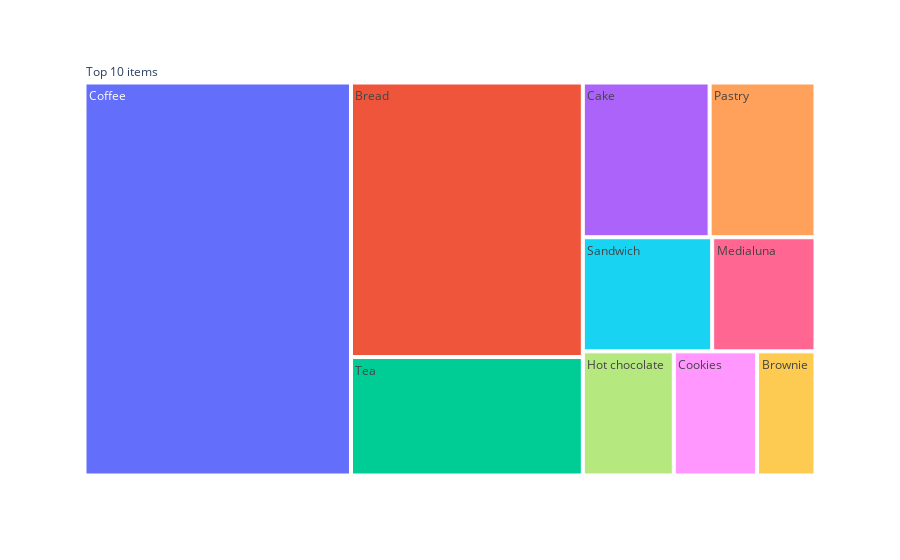

The notebook cell saved with this chart:
### Code cell
df_table["all"] = "Top 10 items" 
# creating tree map using plotly
fig = px.treemap(df_table.head(10), path=['all', "Item"], values='incident_count',
                  )
fig.show()

### Figure 1 — Plotly figure (JSON) as saved in the notebook; plotly's stock layout.template omitted (floating-point values rounded to 4 significant figures)
{"data": [{"branchvalues": "total", "domain": {"x": [0, 1], "y": [0, 1]}, "hovertemplate": "labels=%{label}<br>incident_count=%{value}<br>parent=%{parent}<br>id=%{id}<extra></extra>", "ids": ["Top 10 items/Bread", "Top 10 items/Brownie", "Top 10 items/Cake", "Top 10 items/Coffee", "Top 10 items/Cookies", "Top 10 items/Hot chocolate", "Top 10 items/Medialuna", "Top 10 items/Pastry", "Top 10 items/Sandwich", "Top 10 items/Tea", "Top 10 items"], "labels": ["Bread", "Brownie", "Cake", "Coffee", "Cookies", "Hot chocolate", "Medialuna", "Pastry", "Sandwich", "Tea", "Top 10 items"], "name": "", "parents": ["Top 10 items", "Top 10 items", "Top 10 items", "Top 10 items", "Top 10 items", "Top 10 items", "Top 10 items", "Top 10 items", "Top 10 items", "Top 10 items", ""], "type": "treemap", "values": [3325, 379, 1025, 5471, 540, 590, 616, 856, 771, 1435, 15008]}], "layout": {"legend": {"tracegroupgap": 0}, "margin": {"t": 60}}}
